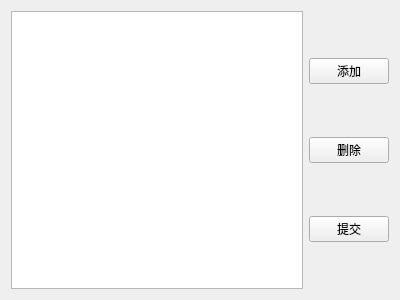
<?xml version="1.0" encoding="UTF-8"?>
<ui version="4.0">
 <class>CanteenManageWidget</class>
 <widget class="QWidget" name="CanteenManageWidget">
  <property name="geometry">
   <rect>
    <x>0</x>
    <y>0</y>
    <width>400</width>
    <height>300</height>
   </rect>
  </property>
  <property name="windowTitle">
   <string>食堂</string>
  </property>
  <layout class="QHBoxLayout" name="horizontalLayout">
   <item>
    <widget class="QTableView" name="tableView">
     <property name="selectionMode">
      <enum>QAbstractItemView::SingleSelection</enum>
     </property>
     <property name="selectionBehavior">
      <enum>QAbstractItemView::SelectRows</enum>
     </property>
    </widget>
   </item>
   <item>
    <layout class="QVBoxLayout" name="verticalLayout">
     <item>
      <widget class="QPushButton" name="pushButtonAdd">
       <property name="text">
        <string>添加</string>
       </property>
      </widget>
     </item>
     <item>
      <widget class="QPushButton" name="pushButtonDelete">
       <property name="text">
        <string>删除</string>
       </property>
      </widget>
     </item>
     <item>
      <widget class="QPushButton" name="pushButtonSubmit">
       <property name="text">
        <string>提交</string>
       </property>
      </widget>
     </item>
    </layout>
   </item>
  </layout>
 </widget>
 <resources/>
 <connections/>
</ui>
